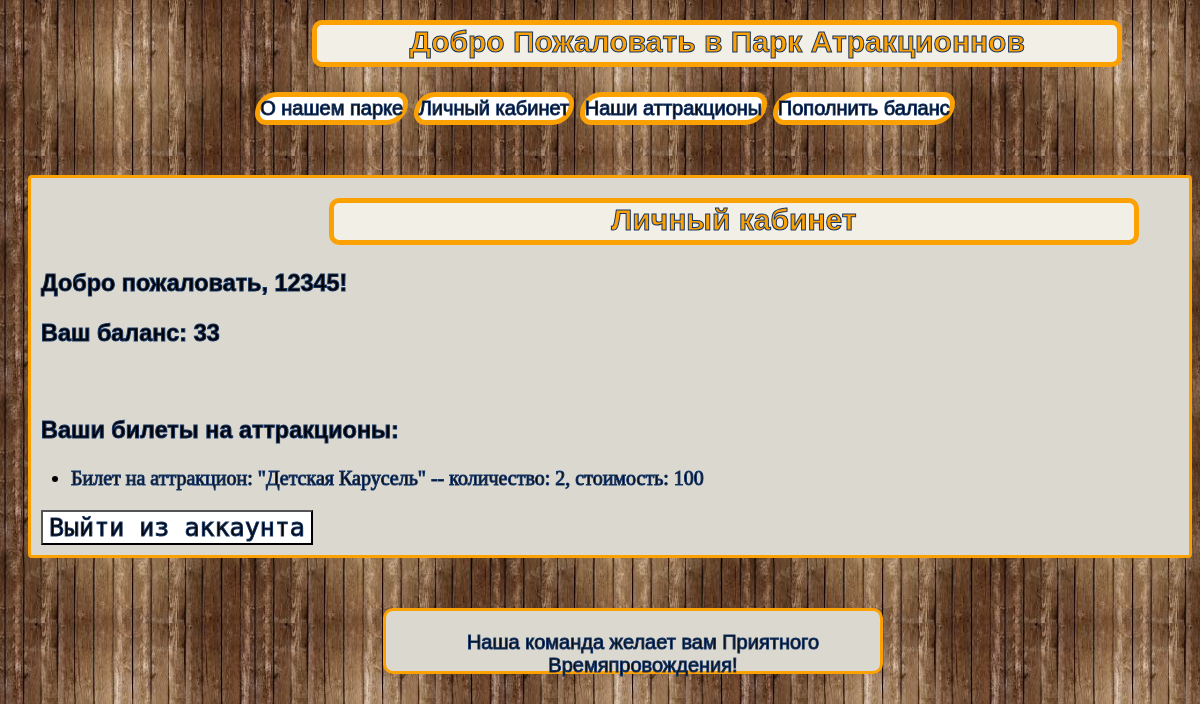
The page /profile (signed in) on the database its author committed.
### data/DBTables/user.py (models this page shows)
class User(SqlAlchemyBase, UserMixin):
    __tablename__ = 'User'
    id = Column(Integer, primary_key=True, autoincrement=True, index=True)
    login = Column(String, unique=True, nullable=False)
    password = Column(String, nullable=False)
    age = Column(Integer, nullable=False)
    balance = Column(Integer, default=0)

### data/DBTables/tickets.py (models this page shows)
class Ticket(SqlAlchemyBase, UserMixin):
    __tablename__ = 'Ticket'
    id = Column(Integer, primary_key=True, autoincrement=True, index=True)
    name = Column(String, nullable=False)
    count = Column(String, nullable=False)
    id_attraction = Column(Integer, nullable=False)
    owner_id = Column(Integer, nullable=False)
    cost = Column(Integer, default=0)

### main.py (the view)
@app.route('/profile', methods=['GET', 'POST'])
@login_required
def profile_page():
    if request.method == 'POST' and request.form.get('out'):
        logout_user()
        return redirect('/')
    sess = create_session()
    tickets = sess.query(Ticket).filter(Ticket.owner_id == current_user.id).all()
    return render_template('profile.html', tickets=tickets, user_name=current_user.login, balance=current_user.balance)

### data/db_session.py (called while the page is built)
def create_session() -> Session:
    global __factory
    return __factory()

### main.py (called while the page is built)
@login_manager.user_loader
def load_user(user_id):
    db_sess = create_session()
    return db_sess.get(User, int(user_id))

### templates/profile.html (shortened to what this page needs)
{% extends "base.html" %}
{% block content %}
<h2>Личный кабинет</h2>
<h3>Добро пожаловать, {{user_name}}!</h3>
<h3>Ваш баланс: {{balance}}</h3>
<h3>Ваши билеты на аттракционы:</h3>
{% if tickets %}
<ul>
    {% for item in tickets %}
        <li>Билет на аттракцион: "{{item.name}}" -- количество: {{item.count}}, стоимость: {{item.cost}}</li>
    {% endfor %}
</ul>
{% else %}
    <p>У вас нет билетов, чтобы купить билет перейдите по ссылке: <a href="/attractions">Аттракционы</a></p>
{% endif %}
<form method="POST">
    <input class='button button-logout' type="submit" name="out" value="Выйти из аккаунта">
</form>
{% endblock %}

### static/design.css (style rules this page uses)
h2 { color: #fca103; font-family: 'Arial', 'Verdana', sans-serif; font-weight: bold; font-size: 30px; margin-left: 20px; margin-top: 20px; border: 5px solid #fca103; border-radius: 10px; position: relative; text-align: center; height: 37px; left:24%; width: 800px; background: #f2efe6; }
.button-logout { background: white; }
.button { position: sticky; font-family: 'Monospace', 'Verdana', sans-serif; font-size: 25px; margin-left: 10px; margin-bottom: 10px; }
body { background-image: url('images/background.png'); background-size: 250px; background-color: white; -webkit-text-stroke: 1px #163563; font-size: 20px; }
h3 { font-family: 'Arial'; margin-left: 10px; }

### rows shown on the page
User: login "12345"
Ticket: name "Детская Карусель", count "2", cost "100"

### other values the page prints
{{ balance }} "33"
